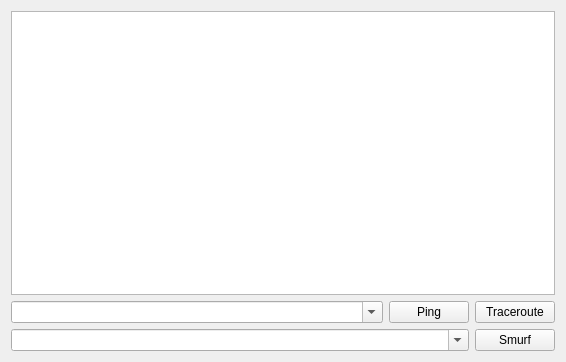
<?xml version="1.0" encoding="UTF-8"?>
<ui version="4.0">
 <class>Widget</class>
 <widget class="QWidget" name="Widget">
  <property name="geometry">
   <rect>
    <x>0</x>
    <y>0</y>
    <width>566</width>
    <height>362</height>
   </rect>
  </property>
  <property name="windowTitle">
   <string>ping / traceroute</string>
  </property>
  <layout class="QVBoxLayout" name="verticalLayout">
   <item>
    <widget class="QTextEdit" name="teOutput"/>
   </item>
   <item>
    <layout class="QHBoxLayout" name="horizontalLayout_2">
     <item>
      <widget class="QComboBox" name="cbInput">
       <property name="sizePolicy">
        <sizepolicy hsizetype="MinimumExpanding" vsizetype="Fixed">
         <horstretch>0</horstretch>
         <verstretch>0</verstretch>
        </sizepolicy>
       </property>
       <property name="editable">
        <bool>true</bool>
       </property>
      </widget>
     </item>
     <item>
      <widget class="QPushButton" name="pbPing">
       <property name="text">
        <string>Ping</string>
       </property>
      </widget>
     </item>
     <item>
      <widget class="QPushButton" name="pbTraceroute">
       <property name="text">
        <string>Traceroute</string>
       </property>
      </widget>
     </item>
    </layout>
   </item>
   <item>
    <layout class="QHBoxLayout" name="horizontalLayout_5">
     <item>
      <widget class="QComboBox" name="cbVictimAddress">
       <property name="sizePolicy">
        <sizepolicy hsizetype="MinimumExpanding" vsizetype="Fixed">
         <horstretch>0</horstretch>
         <verstretch>0</verstretch>
        </sizepolicy>
       </property>
       <property name="editable">
        <bool>true</bool>
       </property>
      </widget>
     </item>
     <item>
      <widget class="QPushButton" name="pbSmurf">
       <property name="text">
        <string>Smurf</string>
       </property>
      </widget>
     </item>
    </layout>
   </item>
  </layout>
 </widget>
 <layoutdefault spacing="6" margin="11"/>
 <resources/>
 <connections/>
</ui>
